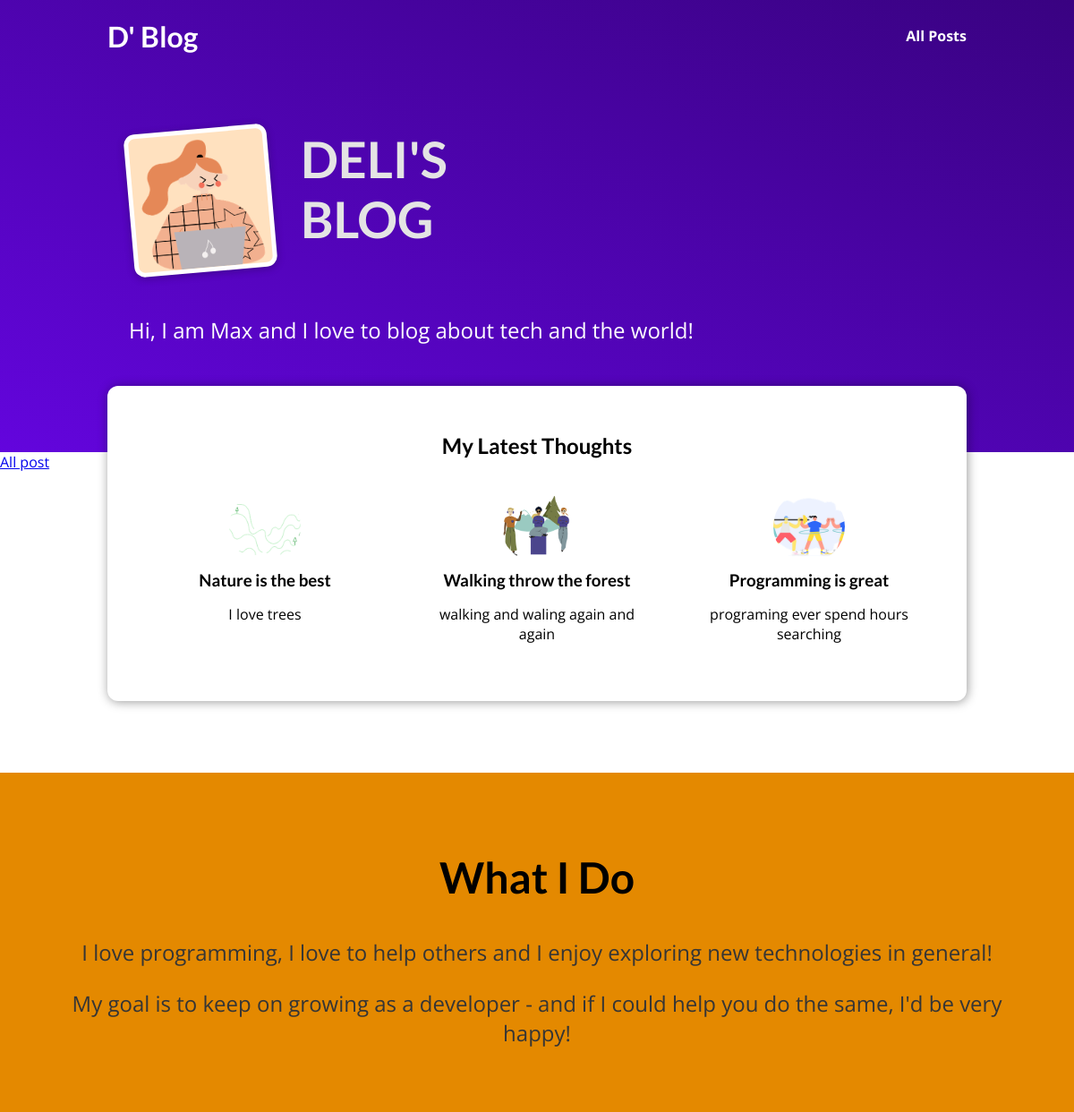
The page / on the database its author committed.
### blog/models.py (models this page shows)
class Post(models.Model):
    title = models.CharField(max_length=100)
    excerpt = models.CharField(max_length=300) # TextField
    image_name= models.CharField(max_length=100) # ImageField , ImageField.height_field, ImageField.width_field
    date = models.DateField(auto_now=True)
    slug = models.SlugField(unique=True, db_index=True)
    content = models.TextField(validators=[MinLengthValidator(10)])
    author = models.ForeignKey(Author, on_delete=models.SET_NULL, null=True, related_name="posts")
    tag = models.ManyToManyField(Tag)

### blog/views.py (the view)
# urls.py: path("", views.starting_page, name="starting-page"),
def starting_page(request):
    latest_posts = Post.objects.all().order_by("-date")[:3]
    return render(request, "blog/index.html", { "posts": latest_posts })

### blog/templates/blog/index.html (shortened to what this page needs)
{% extends "base.html" %}
{% load static %}
{% block css_files %}
  <link rel="stylesheet" href="{% static "blog/post.css" %}" />
  <link rel="stylesheet" href="{% static "blog/index.css" %}" />
{% endblock %}
{% block content %}
<section id="welcome">
  <header>
    <img src="{% static "blog/images/Cool Kids - Bust.png" %}" alt="D - The Author Of This Blog" />
    <h2>DELI'S BLOG</h2>
  </header>
  <p>Hi, I am Max and I love to blog about tech and the world!</p>
</section>
<main><nav><a href="{% url "posts-page" %}" >All post</a></nav></main>
<section id="latest-posts">
  <h2>My Latest Thoughts</h2>
  <ul>
    {% for post in posts %}
      {% include "blog/includes/post.html" %}
    {% endfor %}
  </ul>
</section>
<section id="about">
  <h2>What I Do</h2>
  <p>
    I love programming, I love to help others and I enjoy exploring new
    technologies in general!
  </p>
  <p>
    My goal is to keep on growing as a developer - and if I could help you do
    the same, I'd be very happy!
  </p>
</section>
{% endblock %}

### blog/templates/blog/includes/post.html
{% load static %}
<li>
    <article  class="post">
      <a href="{% url "post-detail-page" slug=post.slug %}">
        <img src="{% static "blog/images/"|add:post.image_name %}" alt="{{ post.title }}" />
        <div class="post__content">
          <h3>{{ post.title }}</h3>
          <p>{{ post.excerpt }}</p>
        </div>
      </a>
    </article>
  </li>

### static/app.css (style rules this page uses)
* { box-sizing: border-box; }
html { font-family: 'Open Sans', 'Lato', sans-serif; }
body { margin: 0; }
h1, h2, h3 { font-family: 'Lato', sans-serif; font-weight: bold; }

### blog/static/blog/post.css (style rules this page uses)
.post { display: flex; flex-direction: column; align-items: center; text-align: center; }
.post a { text-decoration: none; color: black; transition: all 0.2s ease; padding: 1rem; }
.post img { width: 5rem; height: 5rem; object-fit: cover; border-radius: 50%; }
.post h3 { margin: 0.25rem 0; }

### blog/static/blog/index.css (style rules this page uses)
#welcome { background: linear-gradient(to right top, #6305dd, #390281); padding: 6rem 12%; }
#welcome header { display: flex; align-items: flex-start; margin: 3rem auto; }
#welcome img { width: 10rem; height: 10rem; object-fit: cover; object-position: top; border: 5px solid white; border-radius: 12px; background-color: #ffe1bf; transform: rotateZ(-5deg); box-shadow: 0 2px 8px rgba(0, 0, 0, 0.25); }
#welcome h2 { font-size: 3.5rem; margin: 0 0 0 2rem; color: #e4e4e4; width: 10rem; }
#welcome p { color: white; font-size: 1.5rem; }
#latest-posts { background-color: white; padding: 2rem; border-radius: 12px; width: 60rem; margin: -6rem auto 2rem auto; box-shadow: 1px 1px 12px rgba(0, 0, 0, 0.4); }
#latest-posts h2 { text-align: center; }
#latest-posts ul { list-style: none; margin: 0; padding: 0; display: flex; gap: 1rem; }
#latest-posts li { flex: 1; }
#about { text-align: center; padding: 3rem; background-color: #e48900; margin-top: 5rem; }
#about h2 { font-size: 3rem; }
#about p { font-size: 1.5rem; color: #353535; }

### rows shown on the page
Post: image_name (picture), title "Nature is the best", excerpt "I love trees"
Post: image_name (picture), title "Walking throw the forest", excerpt "walking and waling again and again"
Post: image_name (picture), title "Programming is great", excerpt "programing ever spend hours searching"
